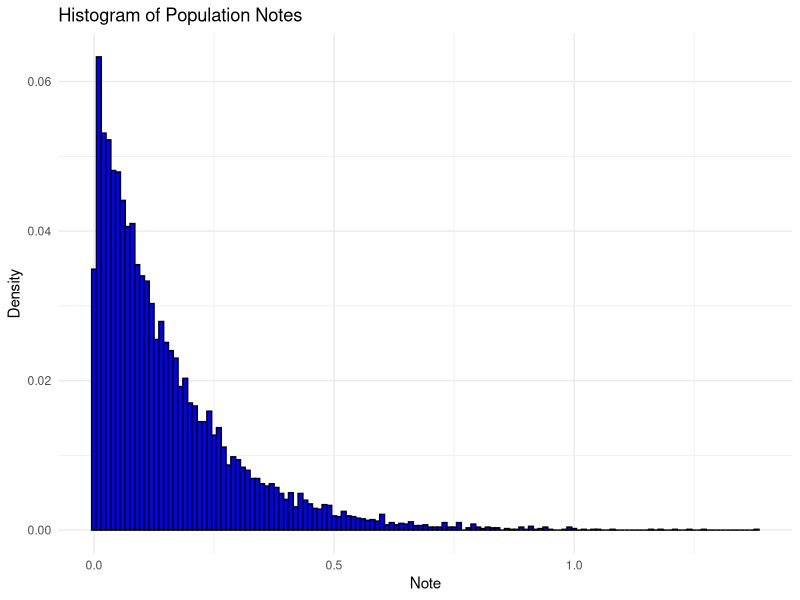
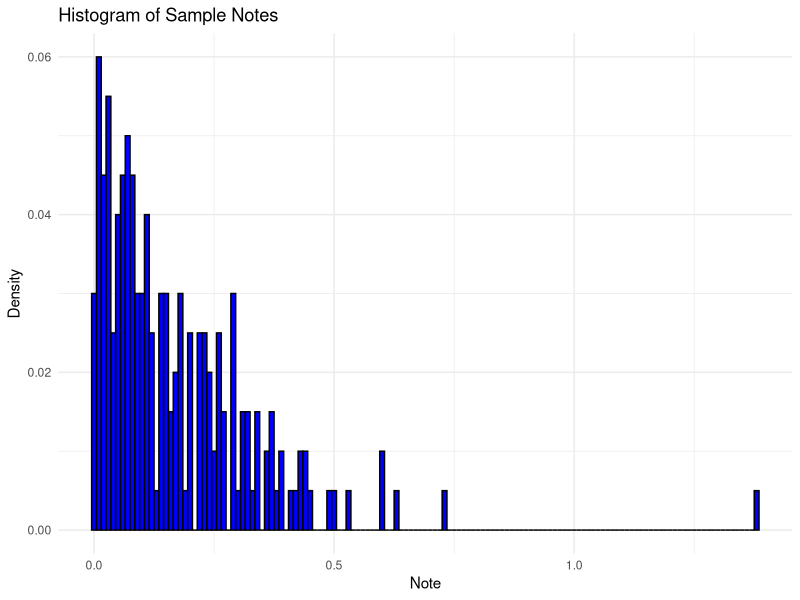
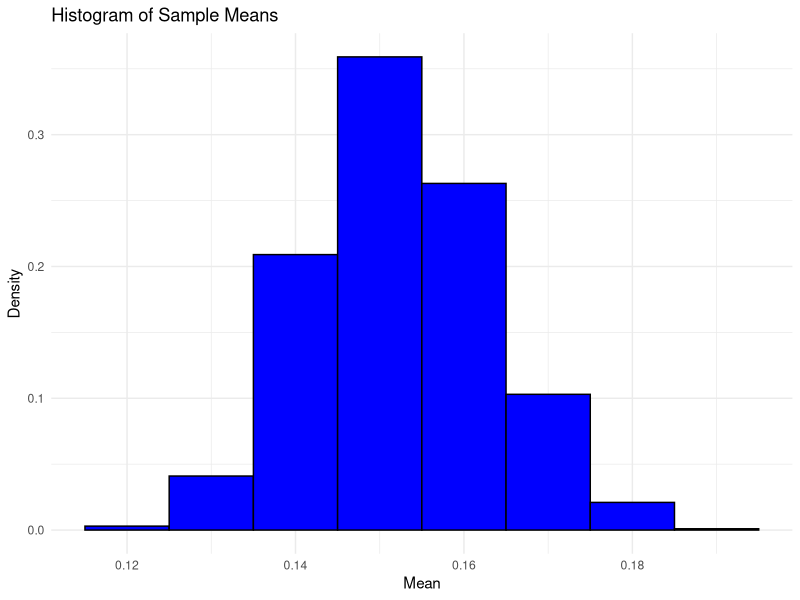
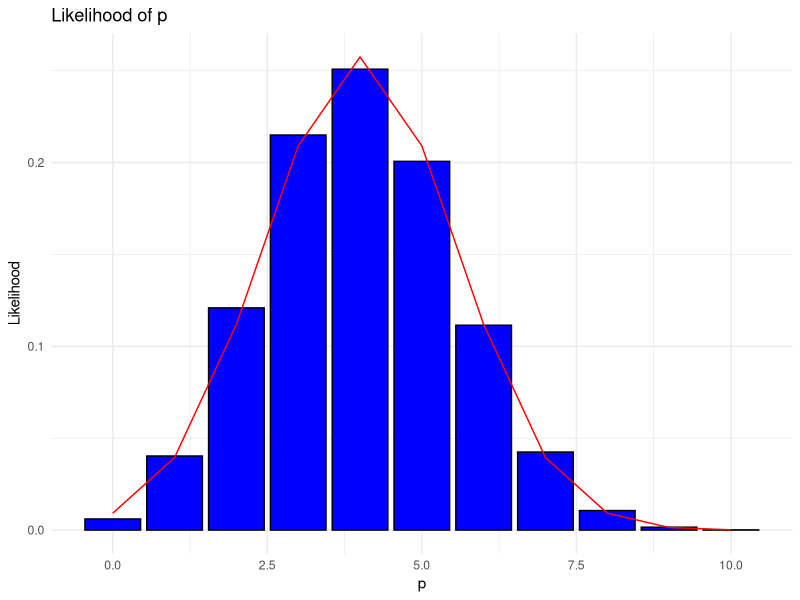

Source code (R) for these figures, in order: (Note: this script raises an error after producing the figures.)
library(tidyverse)

# assume a population of 10,000 subjects
# remember that, in reality, we do not know the population mean
population <- tibble(
    student = 1:10000,
    note = rexp(10000, 6.5)
)

mean_population <- mean(population$note)

ggplot(population, aes(x = note)) +
    geom_histogram(aes(y = after_stat(count/sum(count))), binwidth = 0.01, fill = "blue", color = "black") +
    labs(title = "Histogram of Population Notes", x = "Note", y = "Density") +
    theme_minimal()


# to estimate the population mean, we take samples of 20 subjects
# our budget only allows us to take that sample size
set.seed(123)
sample_of_means <- c()
for (i in 1:1000){
  sample_pop <- sample_n(population, 200)
  mean_sample <- mean(sample_pop$note)
  sample_of_means <- c(sample_of_means, mean_sample)
}
ggplot(sample_pop, aes(x = note)) +
    geom_histogram(aes(y = after_stat(count/sum(count))), binwidth = 0.01, fill = "blue", color = "black") +
    labs(title = "Histogram of Sample Notes", x = "Note", y = "Density") +
    theme_minimal()

ggplot(tibble(note = sample_of_means), aes(x = note)) +
    geom_histogram(aes(y = after_stat(count/sum(count))), binwidth = 0.01, fill = "blue", color = "black") +
    labs(title = "Histogram of Sample Means", x = "Mean", y = "Density") +
    theme_minimal()


# ci for the population mean
t.test(sample_pop$note, conf.level = 0.95)

# ci for population mean was (5.965, 7.765)
# note that for each element in the interval,
# if we perform a t-test assuming that value as H0, we will get a p-value greater than 0.05
# so, we can't reject the null hypothesis
t.test(sample_pop$note, mu = 7.765, alternative = "two.sided")


#####
#
population <- tibble(
    student = 1:10000,
    note = rbinom(10000, 1, 0.6)
)

mean_population <- mean(population$note)

sample_df <- sample_n(population, 200)

n <- 10
pr <- 0.4

binom_df <- tibble(
    p = 0:n,
    likelihood = dbinom(0:n, n, pr),
    normal_likelihood = dnorm(0:n, mean = n*pr, sd = sqrt(n*pr*(1-pr)))
)

# barplot of the likelihood
ggplot(binom_df, aes(x = p, y = likelihood)) +
    geom_col(fill = "blue", color = "black") +
    geom_line(aes(y = normal_likelihood), color = "red") +
    labs(title = "Likelihood of p", x = "p", y = "Likelihood") +
    theme_minimal()

prop.test(sum(sample_df$note), n=nrow(sample_df), p = 0.4, alternative = "two.sided")


power.anova.test(groups = 1, n = 10, between.var = 1, within.var = 1, sig.level = 0.05)

# sigma/sqrt(n)

pnorm(268, mean=270, sd=60/sqrt(480), lower.tail = TRUE)
pnorm(0, mean=1, sd=1/sqrt(9), lower.tail = TRUE)
